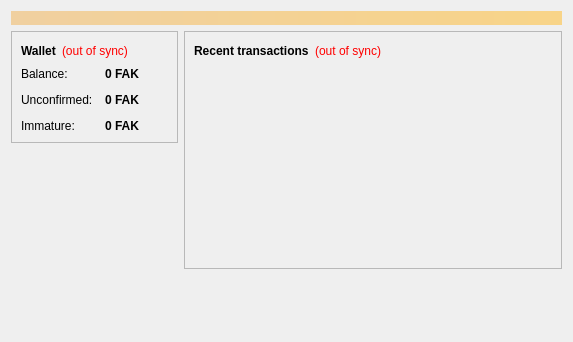
<?xml version="1.0" encoding="UTF-8"?>
<ui version="4.0">
 <class>OverviewPage</class>
 <widget class="QWidget" name="OverviewPage">
  <property name="geometry">
   <rect>
    <x>0</x>
    <y>0</y>
    <width>573</width>
    <height>342</height>
   </rect>
  </property>
  <property name="windowTitle">
   <string>Form</string>
  </property>
  <layout class="QVBoxLayout" name="topLayout">
   <item>
    <widget class="QLabel" name="labelAlerts">
     <property name="visible">
      <bool>false</bool>
     </property>
     <property name="styleSheet">
      <string notr="true">background-color: qlineargradient(x1: 0, y1: 0, x2: 1, y2: 0, stop:0 #F0D0A0, stop:1 #F8D488); color:#000000;</string>
     </property>
     <property name="wordWrap">
      <bool>true</bool>
     </property>
     <property name="margin">
      <number>3</number>
     </property>
    </widget>
   </item>
   <item>
    <layout class="QHBoxLayout" name="horizontalLayout" stretch="0,1">
     <item>
      <layout class="QVBoxLayout" name="verticalLayout_2">
       <item>
        <widget class="QFrame" name="frame">
         <property name="frameShape">
          <enum>QFrame::StyledPanel</enum>
         </property>
         <property name="frameShadow">
          <enum>QFrame::Raised</enum>
         </property>
         <layout class="QVBoxLayout" name="verticalLayout_4">
          <item>
           <layout class="QHBoxLayout" name="horizontalLayout_4">
            <item>
             <widget class="QLabel" name="label_5">
              <property name="font">
               <font>
                <weight>75</weight>
                <bold>true</bold>
               </font>
              </property>
              <property name="text">
               <string>Wallet</string>
              </property>
             </widget>
            </item>
            <item>
             <widget class="QLabel" name="labelWalletStatus">
              <property name="toolTip">
               <string>The displayed information may be out of date. Your wallet automatically synchronizes with the FakeCoin network after a connection is established, but this process has not completed yet.</string>
              </property>
              <property name="styleSheet">
               <string notr="true">QLabel { color: red; }</string>
              </property>
              <property name="text">
               <string notr="true">(out of sync)</string>
              </property>
              <property name="alignment">
               <set>Qt::AlignLeading|Qt::AlignLeft|Qt::AlignVCenter</set>
              </property>
             </widget>
            </item>
            <item>
             <spacer name="horizontalSpacer_2">
              <property name="orientation">
               <enum>Qt::Horizontal</enum>
              </property>
              <property name="sizeHint" stdset="0">
               <size>
                <width>40</width>
                <height>20</height>
               </size>
              </property>
             </spacer>
            </item>
           </layout>
          </item>
          <item>
           <layout class="QFormLayout" name="formLayout_2">
            <property name="fieldGrowthPolicy">
             <enum>QFormLayout::AllNonFixedFieldsGrow</enum>
            </property>
            <property name="horizontalSpacing">
             <number>12</number>
            </property>
            <property name="verticalSpacing">
             <number>12</number>
            </property>
            <item row="0" column="0">
             <widget class="QLabel" name="label">
              <property name="text">
               <string>Balance:</string>
              </property>
             </widget>
            </item>
            <item row="0" column="1">
             <widget class="QLabel" name="labelBalance">
              <property name="font">
               <font>
                <weight>75</weight>
                <bold>true</bold>
               </font>
              </property>
              <property name="cursor">
               <cursorShape>IBeamCursor</cursorShape>
              </property>
              <property name="toolTip">
               <string>Your current balance</string>
              </property>
              <property name="text">
               <string notr="true">0 FAK</string>
              </property>
              <property name="textInteractionFlags">
               <set>Qt::LinksAccessibleByMouse|Qt::TextSelectableByKeyboard|Qt::TextSelectableByMouse</set>
              </property>
             </widget>
            </item>
            <item row="1" column="0">
             <widget class="QLabel" name="label_3">
              <property name="text">
               <string>Unconfirmed:</string>
              </property>
             </widget>
            </item>
            <item row="1" column="1">
             <widget class="QLabel" name="labelUnconfirmed">
              <property name="font">
               <font>
                <weight>75</weight>
                <bold>true</bold>
               </font>
              </property>
              <property name="cursor">
               <cursorShape>IBeamCursor</cursorShape>
              </property>
              <property name="toolTip">
               <string>Total of transactions that have yet to be confirmed, and do not yet count toward the current balance</string>
              </property>
              <property name="text">
               <string notr="true">0 FAK</string>
              </property>
              <property name="textInteractionFlags">
               <set>Qt::LinksAccessibleByMouse|Qt::TextSelectableByKeyboard|Qt::TextSelectableByMouse</set>
              </property>
             </widget>
            </item>
            <item row="2" column="0">
             <widget class="QLabel" name="labelImmatureText">
              <property name="text">
               <string>Immature:</string>
              </property>
             </widget>
            </item>
            <item row="2" column="1">
             <widget class="QLabel" name="labelImmature">
              <property name="font">
               <font>
                <weight>75</weight>
                <bold>true</bold>
               </font>
              </property>
              <property name="toolTip">
               <string>Mined balance that has not yet matured</string>
              </property>
              <property name="text">
               <string notr="true">0 FAK</string>
              </property>
              <property name="textInteractionFlags">
               <set>Qt::LinksAccessibleByMouse|Qt::TextSelectableByKeyboard|Qt::TextSelectableByMouse</set>
              </property>
             </widget>
            </item>
           </layout>
          </item>
         </layout>
        </widget>
       </item>
       <item>
        <spacer name="verticalSpacer">
         <property name="orientation">
          <enum>Qt::Vertical</enum>
         </property>
         <property name="sizeHint" stdset="0">
          <size>
           <width>20</width>
           <height>40</height>
          </size>
         </property>
        </spacer>
       </item>
       <item>
        <widget class="QLabel" name="FAKsymbol">
         <property name="text">
          <string/>
         </property>
         <property name="pixmap">
          <pixmap>../res/icons/bitcoin.png</pixmap>
         </property>
        </widget>
       </item>
      </layout>
     </item>
     <item>
      <layout class="QVBoxLayout" name="verticalLayout_3">
       <item>
        <widget class="QFrame" name="frame_2">
         <property name="frameShape">
          <enum>QFrame::StyledPanel</enum>
         </property>
         <property name="frameShadow">
          <enum>QFrame::Raised</enum>
         </property>
         <layout class="QVBoxLayout" name="verticalLayout">
          <item>
           <layout class="QHBoxLayout" name="horizontalLayout_2">
            <item>
             <widget class="QLabel" name="label_4">
              <property name="text">
               <string>&lt;b&gt;Recent transactions&lt;/b&gt;</string>
              </property>
             </widget>
            </item>
            <item>
             <widget class="QLabel" name="labelTransactionsStatus">
              <property name="toolTip">
               <string>The displayed information may be out of date. Your wallet automatically synchronizes with the FakeCoin network after a connection is established, but this process has not completed yet.</string>
              </property>
              <property name="styleSheet">
               <string notr="true">QLabel { color: red; }</string>
              </property>
              <property name="text">
               <string notr="true">(out of sync)</string>
              </property>
              <property name="alignment">
               <set>Qt::AlignRight|Qt::AlignTrailing|Qt::AlignVCenter</set>
              </property>
             </widget>
            </item>
            <item>
             <spacer name="horizontalSpacer">
              <property name="orientation">
               <enum>Qt::Horizontal</enum>
              </property>
              <property name="sizeHint" stdset="0">
               <size>
                <width>40</width>
                <height>20</height>
               </size>
              </property>
             </spacer>
            </item>
           </layout>
          </item>
          <item>
           <widget class="QListView" name="listTransactions">
            <property name="styleSheet">
             <string notr="true">QListView { background: transparent; }</string>
            </property>
            <property name="frameShape">
             <enum>QFrame::NoFrame</enum>
            </property>
            <property name="verticalScrollBarPolicy">
             <enum>Qt::ScrollBarAlwaysOff</enum>
            </property>
            <property name="horizontalScrollBarPolicy">
             <enum>Qt::ScrollBarAlwaysOff</enum>
            </property>
            <property name="selectionMode">
             <enum>QAbstractItemView::NoSelection</enum>
            </property>
           </widget>
          </item>
         </layout>
        </widget>
       </item>
       <item>
        <spacer name="verticalSpacer_2">
         <property name="orientation">
          <enum>Qt::Vertical</enum>
         </property>
         <property name="sizeHint" stdset="0">
          <size>
           <width>20</width>
           <height>40</height>
          </size>
         </property>
        </spacer>
       </item>
      </layout>
     </item>
    </layout>
   </item>
  </layout>
 </widget>
 <resources/>
 <connections/>
</ui>
